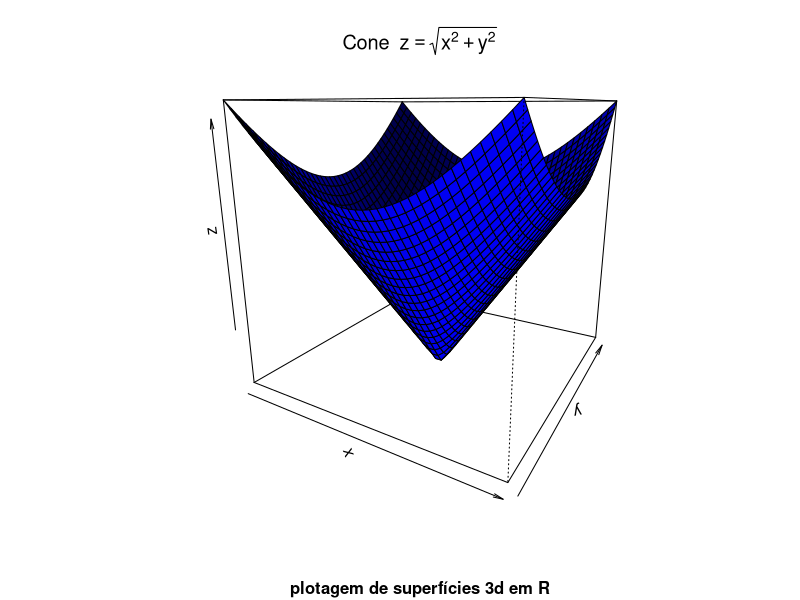

R code for this plot:
pdf("cone.pdf")
cone<-function(x, y){
sqrt(x^2+y^2)}
x<- seq(-3, 3, length=40)
y<- seq(-3, 3, length=40)
z<- outer(x, y, cone)
persp(x, y, z, main=expression(Cone~~z==sqrt(x^2+y^2)), sub="plotagem de superfícies 3d em R", col="blue", shade=0.5, theta=30, phi=15, xlab="x", ylab="y", zlab="z", font.axis=2, font.main=3, font.sub=2, las=1)
dev.off()
